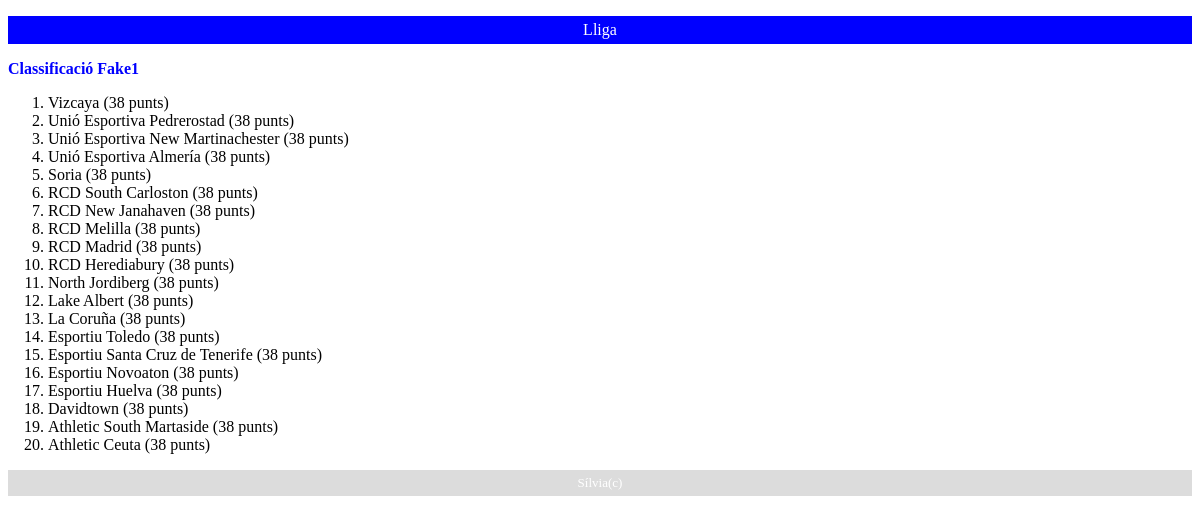
Screenshot of /lliga/4/classificacio/ with the database file from the repository.
### lliga/models.py (models this page shows, shortened)
class Lliga(models.Model):
    nom = models.CharField(max_length=100)
    temporada = models.CharField(max_length=20)

class Equip(models.Model):
    nom = models.CharField(max_length=100)
    lliga = models.ForeignKey(Lliga, on_delete=models.CASCADE, related_name='equips')
    ciutat = models.CharField(max_length=100)

### lliga/views.py (the view)
# urls.py: path("<int:pk>/classificacio/", views.classificacio, name="classificacio"),
def classificacio(request, pk):
    lliga = get_object_or_404(Lliga, pk=pk)
    equips = lliga.equips.all()
    classi = []
    for equip in equips:
        punts = 0
        for partit in lliga.partit_set.filter(local=equip):
            if partit.gols_local() > partit.gols_visitant():
                punts += 3
            elif partit.gols_local() == partit.gols_visitant():
                punts += 1
        for partit in lliga.partit_set.filter(visitant=equip):
            if partit.gols_local() < partit.gols_visitant():
                punts += 3
            elif partit.gols_local() == partit.gols_visitant():
                punts += 1
        classi.append( (punts,equip.nom) )
    classi.sort(reverse=True)
    return render(request,"classificacio.html",
                {
                    "classificacio":classi,
                    "nomlliga": lliga.nom,
                })

### lliga/models.py (called while the page is built)
    def gols_local(self):
        return self.event_set.filter(
            tipus=Event.EventType.GOL,equip=self.local).count()

    def gols_visitant(self):
        return self.event_set.filter(
            tipus=Event.EventType.GOL,equip=self.visitant).count()

### lliga/templates/lliga/classificacio.html
{% extends "lliga/base.html" %}
{% load static %}
{% block content %}
<h1>Classificació {{nomlliga}}</h1>
<ol>
    {% for equip in classificacio %}
        <li>{{equip.1}} ({{equip.0}} punts)</li>
    {% endfor %}
    </ol>
{% endblock %}

### lliga/static/lliga/style.css (style rules this page uses)
h1 { color: blue; font-size: 16px }

### rows the page displays
Lliga: nom "Fake1"
Equip: nom "Vizcaya"
Equip: nom "Unió Esportiva Pedrerostad"
Equip: nom "Unió Esportiva New Martinachester"
Equip: nom "Unió Esportiva Almería"
Equip: nom "Soria"
Equip: nom "RCD South Carloston"
Equip: nom "RCD New Janahaven"
Equip: nom "RCD Melilla"
Equip: nom "RCD Madrid"
Equip: nom "RCD Herediabury"
Equip: nom "North Jordiberg"
Equip: nom "Lake Albert"
Equip: nom "La Coruña"
Equip: nom "Esportiu Toledo"
Equip: nom "Esportiu Santa Cruz de Tenerife"
Equip: nom "Esportiu Novoaton"
Equip: nom "Esportiu Huelva"
Equip: nom "Davidtown"
Equip: nom "Athletic South Martaside"
Equip: nom "Athletic Ceuta"

### other values shown
{{ equip.0 }} "38" "38" "38" "38" "38" "38" "38" "38" "38" "38" "38" "38" "38" "38" "38" "38" "38" "38" "38" "38"
